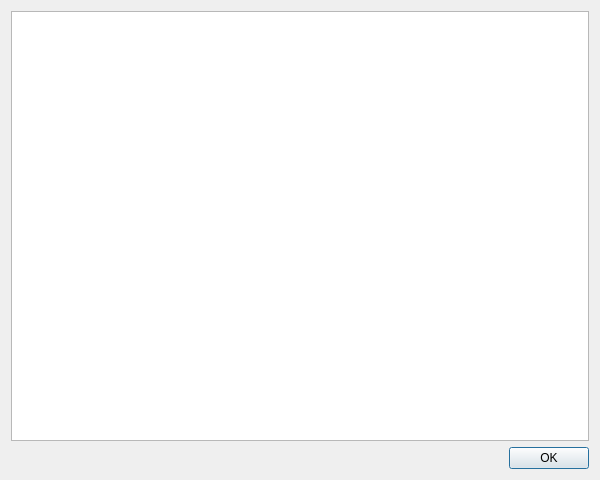
<?xml version="1.0" encoding="UTF-8" ?>
<ui version="4.0">
 <class>AboutDialog</class>
 <widget class="QDialog" name="AboutDialog">
  <property name="geometry">
   <rect>
    <x>0</x>
    <y>0</y>
    <width>600</width>
    <height>480</height>
   </rect>
  </property>
  <property name="windowTitle">
   <string>Über</string>
  </property>
  <layout class="QVBoxLayout" name="verticalLayout">
   <item>
    <widget class="QTextBrowser" name="textBrowser">
     <property name="openExternalLinks">
      <bool>true</bool>
     </property>
    </widget>
   </item>
   <item>
    <layout class="QHBoxLayout" name="horizontalLayout">
     <item>
      <spacer name="horizontalSpacer">
       <property name="orientation">
        <enum>Qt::Horizontal</enum>
       </property>
       <property name="sizeHint" stdset="0">
        <size>
         <width>40</width>
         <height>20</height>
        </size>
       </property>
      </spacer>
     </item>
     <item>
      <widget class="QPushButton" name="pushButton">
       <property name="text">
        <string>OK</string>
       </property>
      </widget>
     </item>
    </layout>
   </item>
  </layout>
 </widget>
 <resources />
 <connections>
  <connection>
   <sender>pushButton</sender>
   <signal>clicked()</signal>
   <receiver>AboutDialog</receiver>
   <slot>close()</slot>
   <hints>
    <hint type="sourcelabel">
     <x>359</x>
     <y>218</y>
    </hint>
    <hint type="destinationlabel">
     <x>197</x>
     <y>176</y>
    </hint>
   </hints>
  </connection>
 </connections>
</ui>
